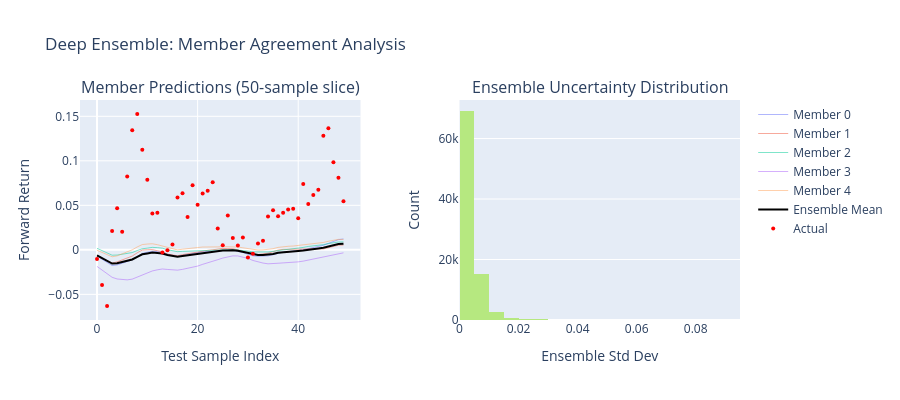

The notebook cell saved with this chart:
### Markdown cell above
### Ensemble Member Agreement Visualization

### Code cell
fig = make_subplots(
    rows=1,
    cols=2,
    subplot_titles=(
        "Member Predictions (50-sample slice)",
        "Ensemble Uncertainty Distribution",
    ),
    horizontal_spacing=0.15,
)

# Member predictions slice
slice_range = np.arange(50)
for i in range(N_ENSEMBLE):
    fig.add_trace(
        go.Scatter(
            x=slice_range,
            y=member_preds[i, :50],
            mode="lines",
            name=f"Member {i}",
            opacity=0.5,
            line=dict(width=1),
        ),
        row=1,
        col=1,
    )

fig.add_trace(
    go.Scatter(
        x=slice_range,
        y=ens_mean[:50],
        mode="lines",
        name="Ensemble Mean",
        line=dict(color="black", width=2),
    ),
    row=1,
    col=1,
)
fig.add_trace(
    go.Scatter(
        x=slice_range,
        y=y_test[:50],
        mode="markers",
        name="Actual",
        marker=dict(size=4, color="red"),
    ),
    row=1,
    col=1,
)
fig.update_xaxes(title_text="Test Sample Index", row=1, col=1)
fig.update_yaxes(title_text="Forward Return", row=1, col=1)

# Uncertainty distribution
fig.add_trace(
    go.Histogram(x=ens_std, nbinsx=40, name="Ensemble Std", showlegend=False),
    row=1,
    col=2,
)
fig.update_xaxes(title_text="Ensemble Std Dev", row=1, col=2)
fig.update_yaxes(title_text="Count", row=1, col=2)
fig.update_layout(width=900, height=400, title_text="Deep Ensemble: Member Agreement Analysis")
fig.show()

### Figure 1 — Plotly figure (JSON) as saved in the notebook; plotly's stock layout.template omitted (floating-point values rounded to 4 significant figures; data arrays with more than 128 entries replaced by an {"elided": "..."} marker saying what was removed)
{"data": [{"line": {"width": 1}, "mode": "lines", "name": "Member 0", "opacity": 0.5, "type": "scatter", "x": [0, 1, 2, 3, 4, 5, 6, 7, 8, 9, 10, 11, 12, 13, 14, 15, 16, 17, 18, 19, 20, 21, 22, 23, 24, 25, 26, 27, 28, 29, 30, 31, 32, 33, 34, 35, 36, 37, 38, 39, 40, 41, 42, 43, 44, 45, 46, 47, 48, 49], "xaxis": "x", "y": [-0.007058, -0.0109, -0.01481, -0.01763, -0.01692, -0.01511, -0.01379, -0.01129, -0.007563, -0.00402, -0.002664, -0.001488, -0.001994, -0.002855, -0.004956, -0.006301, -0.007237, -0.006199, -0.005148, -0.004648, -0.00328, -0.002151, -0.001928, -0.00154, -0.0005803, -0.0002321, -0.0004807, -0.0004568, -0.001435, -0.003061, -0.00495, -0.006692, -0.007161, -0.007049, -0.006731, -0.005431, -0.003621, -0.00254, -0.002069, -0.001683, -0.000705, 0.0001037, 0.001592, 0.002534, 0.003804, 0.005111, 0.007537, 0.009915, 0.01152, 0.01226], "yaxis": "y"}, {"line": {"width": 1}, "mode": "lines", "name": "Member 1", "opacity": 0.5, "type": "scatter", "x": [0, 1, 2, 3, 4, 5, 6, 7, 8, 9, 10, 11, 12, 13, 14, 15, 16, 17, 18, 19, 20, 21, 22, 23, 24, 25, 26, 27, 28, 29, 30, 31, 32, 33, 34, 35, 36, 37, 38, 39, 40, 41, 42, 43, 44, 45, 46, 47, 48, 49], "xaxis": "x", "y": [-0.006738, -0.00965, -0.01253, -0.01484, -0.01348, -0.01111, -0.009532, -0.006976, -0.003297, -0.0002072, 0.0001166, 0.0003102, -0.001015, -0.002289, -0.004706, -0.005973, -0.006649, -0.005349, -0.004265, -0.0038, -0.002297, -0.0009856, -0.000564, 3.568e-05, 0.001247, 0.001657, 0.001375, 0.001233, -5.019e-05, -0.001867, -0.003749, -0.005318, -0.005277, -0.004588, -0.003732, -0.00212, -0.0002214, 0.0005487, 0.0006875, 0.0006432, 0.001065, 0.001036, 0.001529, 0.001212, 0.001198, 0.001027, 0.002539, 0.004332, 0.005199, 0.005409], "yaxis": "y"}, {"line": {"width": 1}, "mode": "lines", "name": "Member 2", "opacity": 0.5, "type": "scatter", "x": [0, 1, 2, 3, 4, 5, 6, 7, 8, 9, 10, 11, 12, 13, 14, 15, 16, 17, 18, 19, 20, 21, 22, 23, 24, 25, 26, 27, 28, 29, 30, 31, 32, 33, 34, 35, 36, 37, 38, 39, 40, 41, 42, 43, 44, 45, 46, 47, 48, 49], "xaxis": "x", "y": [0.001699, -0.001095, -0.003797, -0.006001, -0.005843, -0.005034, -0.004509, -0.003043, -0.0007461, 0.00124, 0.001928, 0.002789, 0.002468, 0.001862, 0.0001526, -0.001068, -0.002041, -0.001703, -0.001545, -0.001727, -0.0013, -0.0009738, -0.001166, -0.001121, -0.0005853, -0.0001179, 0.0001104, 0.0003812, 7.451e-08, -0.0006189, -0.00139, -0.002323, -0.002497, -0.002493, -0.002357, -0.00166, -0.0005644, 2.919e-05, 0.0005592, 0.001114, 0.001965, 0.002722, 0.003818, 0.004384, 0.00519, 0.005829, 0.007035, 0.00812, 0.008827, 0.00896], "yaxis": "y"}, {"line": {"width": 1}, "mode": "lines", "name": "Member 3", "opacity": 0.5, "type": "scatter", "x": [0, 1, 2, 3, 4, 5, 6, 7, 8, 9, 10, 11, 12, 13, 14, 15, 16, 17, 18, 19, 20, 21, 22, 23, 24, 25, 26, 27, 28, 29, 30, 31, 32, 33, 34, 35, 36, 37, 38, 39, 40, 41, 42, 43, 44, 45, 46, 47, 48, 49], "xaxis": "x", "y": [-0.01859, -0.02238, -0.02664, -0.03082, -0.03271, -0.03338, -0.0337, -0.03287, -0.03062, -0.02792, -0.02587, -0.02369, -0.02242, -0.02149, -0.022, -0.0224, -0.0228, -0.02192, -0.02081, -0.01989, -0.01823, -0.01626, -0.01477, -0.0132, -0.01105, -0.009225, -0.007947, -0.006781, -0.006847, -0.007892, -0.009603, -0.01193, -0.01365, -0.01483, -0.01568, -0.0157, -0.01503, -0.01465, -0.0145, -0.01428, -0.01349, -0.01267, -0.01152, -0.01069, -0.009616, -0.008723, -0.007366, -0.005845, -0.004464, -0.003334], "yaxis": "y"}, {"line": {"width": 1}, "mode": "lines", "name": "Member 4", "opacity": 0.5, "type": "scatter", "x": [0, 1, 2, 3, 4, 5, 6, 7, 8, 9, 10, 11, 12, 13, 14, 15, 16, 17, 18, 19, 20, 21, 22, 23, 24, 25, 26, 27, 28, 29, 30, 31, 32, 33, 34, 35, 36, 37, 38, 39, 40, 41, 42, 43, 44, 45, 46, 47, 48, 49], "xaxis": "x", "y": [-0.0004433, -0.003088, -0.005679, -0.007779, -0.006758, -0.004478, -0.002609, 4.018e-05, 0.003265, 0.00595, 0.006532, 0.00682, 0.005795, 0.004414, 0.002329, 0.0008667, -6.617e-05, 0.0007628, 0.001565, 0.001829, 0.002593, 0.003145, 0.00298, 0.002933, 0.00332, 0.003644, 0.003604, 0.003718, 0.003209, 0.002315, 0.001255, 6.88e-05, -0.0001892, -6.193e-05, 0.0003109, 0.001321, 0.002732, 0.003574, 0.00401, 0.004296, 0.004892, 0.005412, 0.006402, 0.006907, 0.007597, 0.008307, 0.009666, 0.01101, 0.01177, 0.01164], "yaxis": "y"}, {"line": {"color": "black", "width": 2}, "mode": "lines", "name": "Ensemble Mean", "type": "scatter", "x": [0, 1, 2, 3, 4, 5, 6, 7, 8, 9, 10, 11, 12, 13, 14, 15, 16, 17, 18, 19, 20, 21, 22, 23, 24, 25, 26, 27, 28, 29, 30, 31, 32, 33, 34, 35, 36, 37, 38, 39, 40, 41, 42, 43, 44, 45, 46, 47, 48, 49], "xaxis": "x", "y": [-0.006227, -0.009423, -0.01269, -0.01541, -0.01514, -0.01382, -0.01283, -0.01083, -0.007792, -0.004992, -0.003991, -0.003053, -0.003433, -0.004071, -0.005836, -0.006975, -0.007758, -0.006882, -0.006041, -0.005646, -0.004503, -0.003446, -0.003089, -0.002578, -0.00153, -0.000855, -0.0006677, -0.000381, -0.001025, -0.002225, -0.003687, -0.005238, -0.005756, -0.005805, -0.005638, -0.004718, -0.003341, -0.002607, -0.002263, -0.001981, -0.001255, -0.00068, 0.0003634, 0.0008701, 0.001635, 0.00231, 0.003882, 0.005507, 0.00657, 0.006988], "yaxis": "y"}, {"marker": {"color": "red", "size": 4}, "mode": "markers", "name": "Actual", "type": "scatter", "x": [0, 1, 2, 3, 4, 5, 6, 7, 8, 9, 10, 11, 12, 13, 14, 15, 16, 17, 18, 19, 20, 21, 22, 23, 24, 25, 26, 27, 28, 29, 30, 31, 32, 33, 34, 35, 36, 37, 38, 39, 40, 41, 42, 43, 44, 45, 46, 47, 48, 49], "xaxis": "x", "y": [-0.01037, -0.03949, -0.06306, 0.02128, 0.04661, 0.02041, 0.08251, 0.1342, 0.1526, 0.1123, 0.07869, 0.04093, 0.04178, -0.002938, -0.0003709, 0.005891, 0.05889, 0.06365, 0.03691, 0.07252, 0.05071, 0.06322, 0.06639, 0.07605, 0.02387, 0.005239, 0.03849, 0.01319, 0.00502, 0.01388, -0.008445, -0.004334, 0.007215, 0.01012, 0.03757, 0.04453, 0.0377, 0.0418, 0.04542, 0.04613, 0.03542, 0.07402, 0.05137, 0.06155, 0.06749, 0.1281, 0.1366, 0.09847, 0.08101, 0.05458], "yaxis": "y"}, {"name": "Ensemble Std", "nbinsx": 40, "showlegend": false, "type": "histogram", "x": {"elided": "88588 float values"}, "xaxis": "x2", "yaxis": "y2"}], "layout": {"annotations": [{"font": {"size": 16}, "showarrow": false, "text": "Member Predictions (50-sample slice)", "x": 0.2125, "xanchor": "center", "xref": "paper", "y": 1.0, "yanchor": "bottom", "yref": "paper"}, {"font": {"size": 16}, "showarrow": false, "text": "Ensemble Uncertainty Distribution", "x": 0.7875, "xanchor": "center", "xref": "paper", "y": 1.0, "yanchor": "bottom", "yref": "paper"}], "height": 400, "title": {"text": "Deep Ensemble: Member Agreement Analysis"}, "width": 900, "xaxis": {"anchor": "y", "domain": [0.0, 0.425], "title": {"text": "Test Sample Index"}}, "xaxis2": {"anchor": "y2", "domain": [0.575, 1.0], "title": {"text": "Ensemble Std Dev"}}, "yaxis": {"anchor": "x", "domain": [0.0, 1.0], "title": {"text": "Forward Return"}}, "yaxis2": {"anchor": "x2", "domain": [0.0, 1.0], "title": {"text": "Count"}}}}
